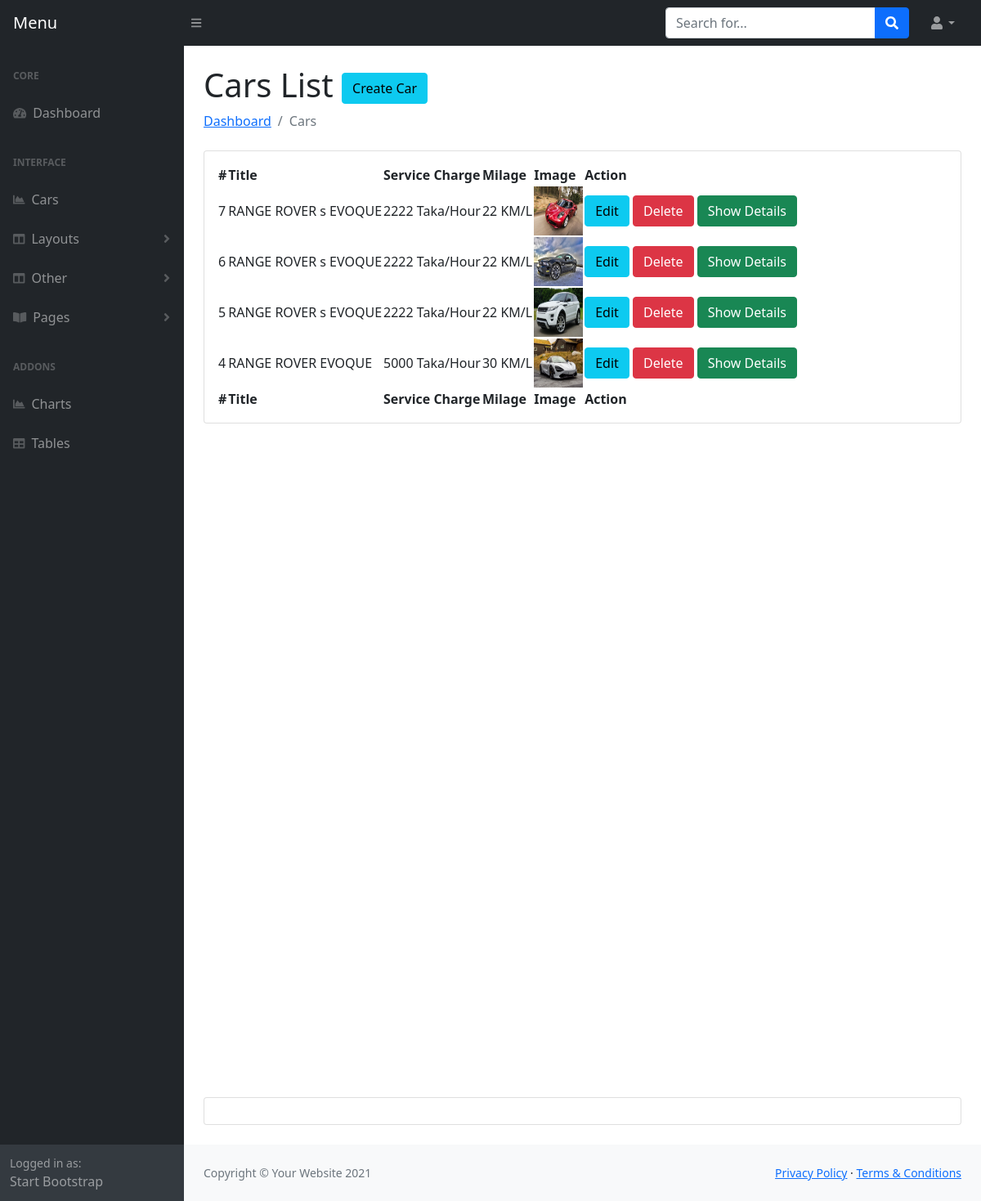
/admin/cars.php (signed in), run on an earlier commit of the app's database.
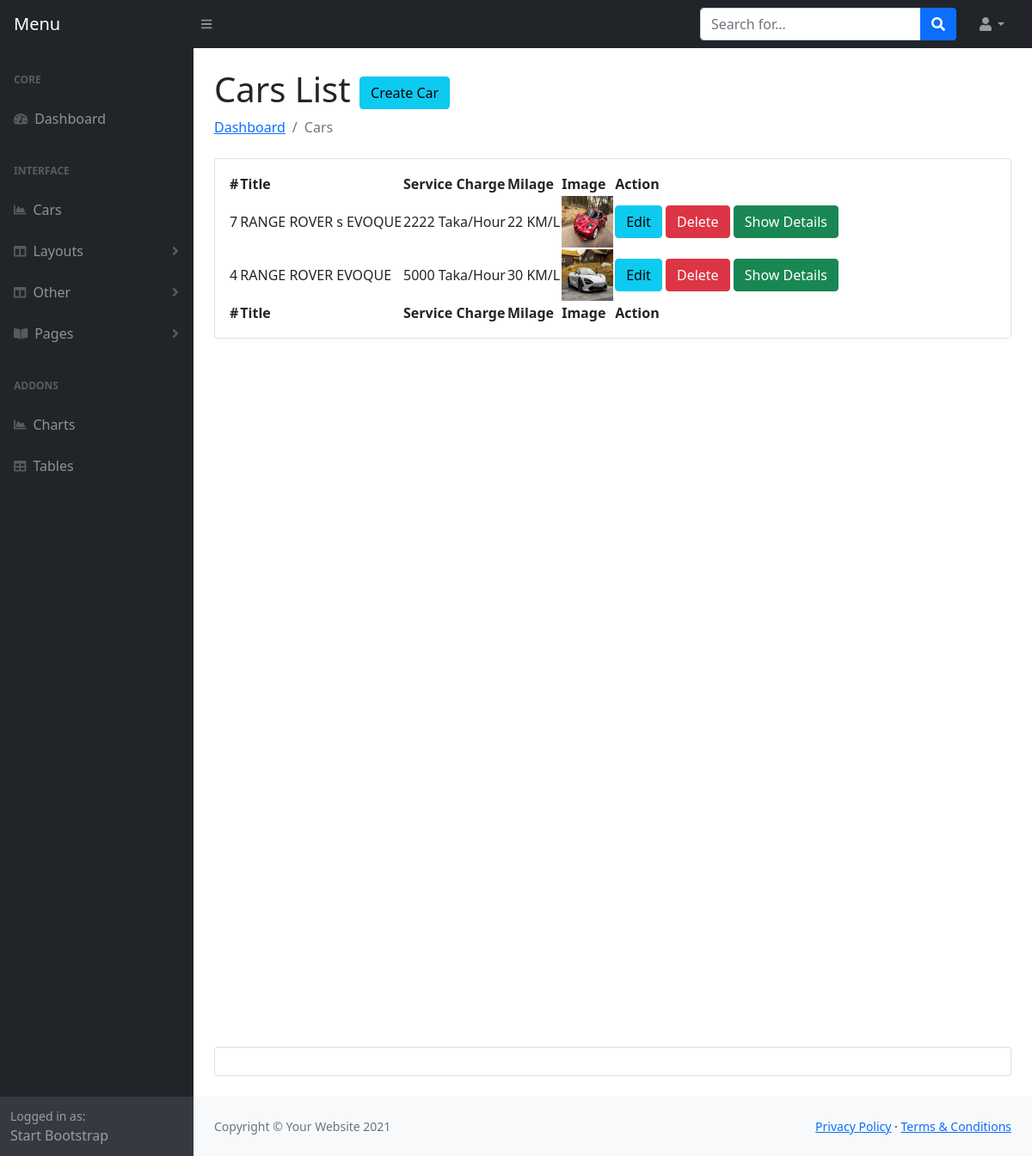
And on a later commit of the database.
### tables this page shows
CREATE TABLE `cars` (
  `id` int(11) NOT NULL,
  `name` varchar(200) NOT NULL,
  `model` varchar(200) NOT NULL,
  `mileage` varchar(200) NOT NULL,
  `seats` int(11) NOT NULL,
  `fuel` varchar(200) NOT NULL,
  `service_charge` varchar(200) NOT NULL,
  `driver_food_charge` varchar(200) NOT NULL,
  `description` text NOT NULL,
  `image` varchar(155) NOT NULL,
  `transmission` varchar(155) NOT NULL DEFAULT 'Manual',
  `airconditions` tinytext NOT NULL,
  `child_seat` tinytext NOT NULL,
  `gps` tinyint(4) NOT NULL,
  `luggage` tinytext NOT NULL,
  `music` tinytext NOT NULL,
  `seat_belt` tinyint(4) NOT NULL,
  `sleeping_bed` tinyint(4) NOT NULL,
  `water` tinyint(4) NOT NULL,
  `bluetooth` tinyint(4) NOT NULL,
  `onboard_computer` tinyint(4) NOT NULL,
  `audio_input` tinyint(4) NOT NULL,
  `long_term_trips` tinyint(4) NOT NULL,
  `car_kit` tinyint(4) NOT NULL,
  `remote_central_locking` tinyint(4) NOT NULL,
  `climate_control` tinyint(4) NOT NULL,
  `flag` tinyint(4) NOT NULL,
  `created_at` timestamp NOT NULL DEFAULT current_timestamp()
);

### admin/cars.php (the view, shortened to what this page needs)
<?php include 'header.php'; ?>
                <main>
                    <div class="container-fluid px-4">
                        <h1 class="mt-4">Cars List <a class="btn btn-info" href="createcar.php">Create Car</a></h1>
                        <ol class="breadcrumb mb-4">
                            <li class="breadcrumb-item"><a href="index.php">Dashboard</a></li>
                            <li class="breadcrumb-item active">Cars</li>
                        </ol>
                        <div class="card mb-4">
                            <div class="card-body">
                                    <table id="datatablesSimple">
                                    <thead>
                                        <tr>
                                            <th>#</th>
                                            <th>Title</th>
                                            <th>Service Charge</th>
                                            <th>Milage</th>
                                            <th>Image</th>
                                            <th>Action</th>
                                        </tr>
                                    </thead>
                                    <tfoot>
                                        <tr>
                                            <th>#</th>
                                            <th>Title</th>
                                            <th>Service Charge</th>
                                            <th>Milage</th>
                                            <th>Image</th>
                                            <th>Action</th>
                                        </tr>
                                    </tfoot>
                                    <tbody>
                                        <?php
                                                 $query = "SELECT * FROM cars where flag=0 Order By id desc";
                                                 $result = $con->query($query);
                                                 if ($result->num_rows > 0) {
                                                     foreach ($result as $key => $value) {
                                        ?>
                                        <tr>
                                            <td><?php echo $value['id']; ?></td>
                                            <td><?php echo $value['name']." ".$value['model'] ?></td>
                                            <td><?php echo $value['service_charge']; ?> Taka/Hour</td>
                                            <td><?php echo $value['mileage']; ?> KM/L</td>
                                            <td><img style="height:60px;width: 60px;" src="../<?php echo $value['image']; ?>"></td>
                                            <td>
                                                <a href="editcar.php?editid=<?php echo $value['id']; ?>" class="btn btn-info">Edit</a>
                                                <a href="?delid=<?php echo $value['id']; ?>" class="btn btn-danger">Delete</a>
                                                <a target="_blank" href="../car-single.php?carid=<?php echo $value['id']; ?>" class="btn btn-success">Show Details</a>
                                            </td>
                                        </tr>
                                    <?php }} ?>
                                    </tbody>
                                </table>
                            </div>
                        </div>
                        <div style="height: 100vh"></div>
                        <div class="card mb-4"><div class="card-body"></div></div>
                    </div>
                </main>
 <?php include 'footer.php'; ?>

### admin/header.php (shortened to what this page needs)
<!DOCTYPE html>
<html lang="en">
    <head>
        <link href="css/styles.css" rel="stylesheet" />
         <link href="https://cdn.jsdelivr.net/npm/simple-datatables@latest/dist/style.css" rel="stylesheet" />
    </head>
    <body>
        <nav class="sb-topnav navbar navbar-expand navbar-dark bg-dark">
            <a class="navbar-brand ps-3" href="index.html">Menu </a>
            <button class="btn btn-link btn-sm order-1 order-lg-0 me-4 me-lg-0" id="sidebarToggle" href="#!"><i class="fas fa-bars"></i></button>
            <form class="d-none d-md-inline-block form-inline ms-auto me-0 me-md-3 my-2 my-md-0">
                <div class="input-group">
                    <input class="form-control" type="text" placeholder="Search for..." aria-label="Search for..." aria-describedby="btnNavbarSearch" />
                    <button class="btn btn-primary" id="btnNavbarSearch" type="button"><i class="fas fa-search"></i></button>
                </div>
            </form>
            <ul class="navbar-nav ms-auto ms-md-0 me-3 me-lg-4">
                <li class="nav-item dropdown">
                    <a class="nav-link dropdown-toggle" id="navbarDropdown" href="#" role="button" data-bs-toggle="dropdown" aria-expanded="false"><i class="fas fa-user fa-fw"></i></a>
                </li>
            </ul>
        </nav>
        <div id="layoutSidenav">
            <div id="layoutSidenav_nav">
                <nav class="sb-sidenav accordion sb-sidenav-dark" id="sidenavAccordion">
                    <div class="sb-sidenav-menu">
                        <div class="nav">
                            <div class="sb-sidenav-menu-heading">Core</div>
                            <a class="nav-link" href="index.html">
                                <div class="sb-nav-link-icon"><i class="fas fa-tachometer-alt"></i></div>
                                Dashboard
                            </a>
                            <div class="sb-sidenav-menu-heading">Interface</div>
                            <a class="nav-link" href="cars.php">
                                <div class="sb-nav-link-icon"><i class="fas fa-chart-area"></i></div>
                              Cars
                            </a>
                            <a class="nav-link collapsed" href="#" data-bs-toggle="collapse" data-bs-target="#collapseLayouts" aria-expanded="false" aria-controls="collapseLayouts">
                                <div class="sb-nav-link-icon"><i class="fas fa-columns"></i></div>
                                Layouts
                                <div class="sb-sidenav-collapse-arrow"><i class="fas fa-angle-down"></i></div>
                            </a>
                            <a class="nav-link collapsed" href="#" data-bs-toggle="collapse" data-bs-target="#collapseLayouts1" aria-expanded="false" aria-controls="collapseLayouts">
                                <div class="sb-nav-link-icon"><i class="fas fa-columns"></i></div>
                                Other
                                <div class="sb-sidenav-collapse-arrow"><i class="fas fa-angle-down"></i></div>
                            </a>
                            <a class="nav-link collapsed" href="#" data-bs-toggle="collapse" data-bs-target="#collapsePages" aria-expanded="false" aria-controls="collapsePages">
                                <div class="sb-nav-link-icon"><i class="fas fa-book-open"></i></div>
                                Pages
                                <div class="sb-sidenav-collapse-arrow"><i class="fas fa-angle-down"></i></div>
                            </a>
                            <div class="sb-sidenav-menu-heading">Addons</div>
                            <a class="nav-link" href="charts.html">
                                <div class="sb-nav-link-icon"><i class="fas fa-chart-area"></i></div>
                                Charts
                            </a>
                            <a class="nav-link" href="tables.html">
                                <div class="sb-nav-link-icon"><i class="fas fa-table"></i></div>
                                Tables
                            </a>
                        </div>
                    </div>
                    <div class="sb-sidenav-footer">
                        <div class="small">Logged in as:</div>
                        Start Bootstrap
                    </div>
                </nav>
            </div>
            <div id="layoutSidenav_content">

### admin/footer.php (shortened to what this page needs)
   <footer class="py-4 bg-light mt-auto">
                    <div class="container-fluid px-4">
                        <div class="d-flex align-items-center justify-content-between small">
                            <div class="text-muted">Copyright &copy; Your Website 2021</div>
                            <div>
                                <a href="#">Privacy Policy</a>
                                &middot;
                                <a href="#">Terms &amp; Conditions</a>
                            </div>
                        </div>
                    </div>
                </footer>
            </div>
        </div>
    </body>
</html>

What changed in the data, as far as the page shows it:
no longer on this page (row edited): cars: id "6", name "RANGE ROVER s", model "EVOQUE", service_charge "2222", mileage "22", image (picture)
no longer on this page (row edited): cars: id "5", name "RANGE ROVER s", model "EVOQUE", service_charge "2222", mileage "22", image (picture)
